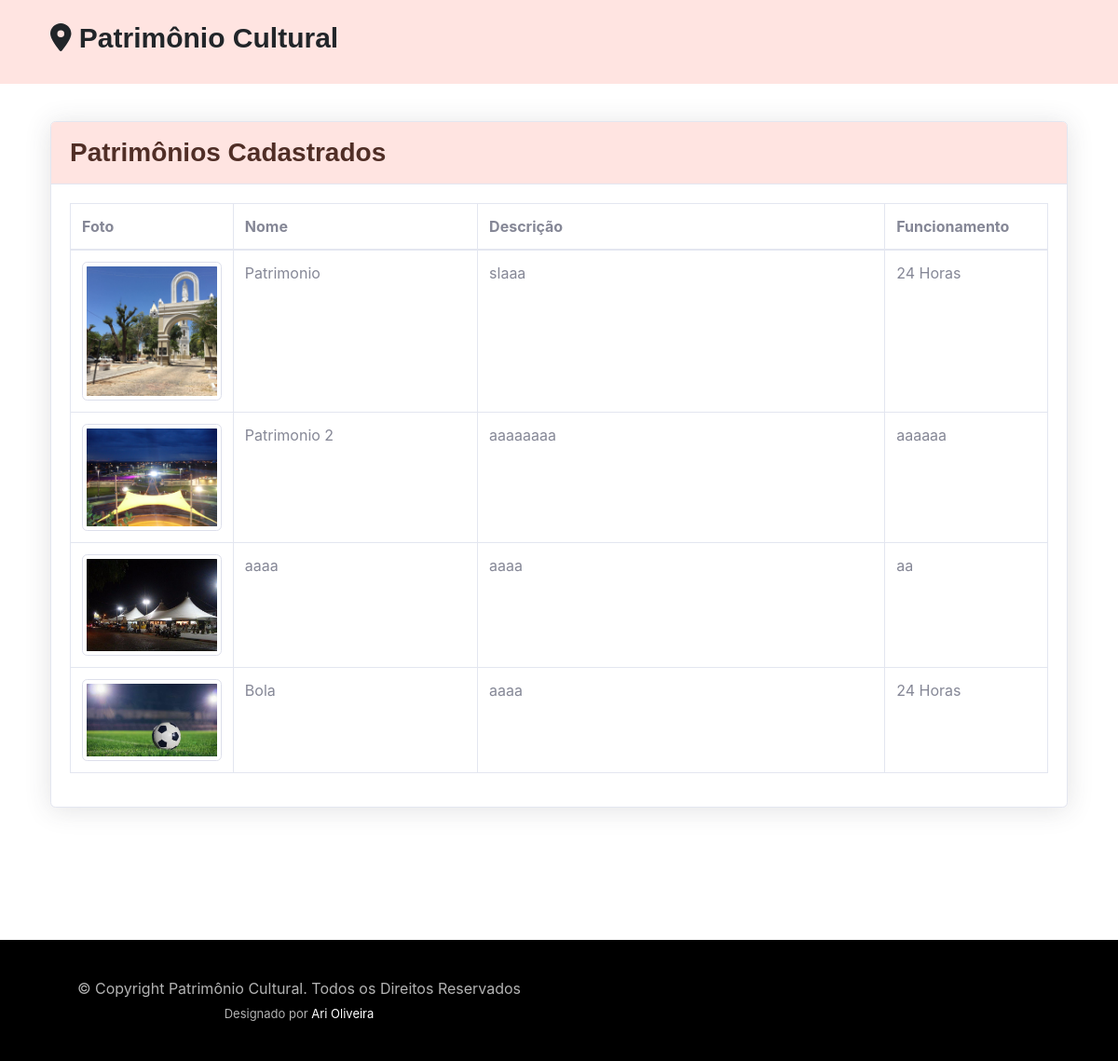
Before: /readPatrimonio/ with the older database file.
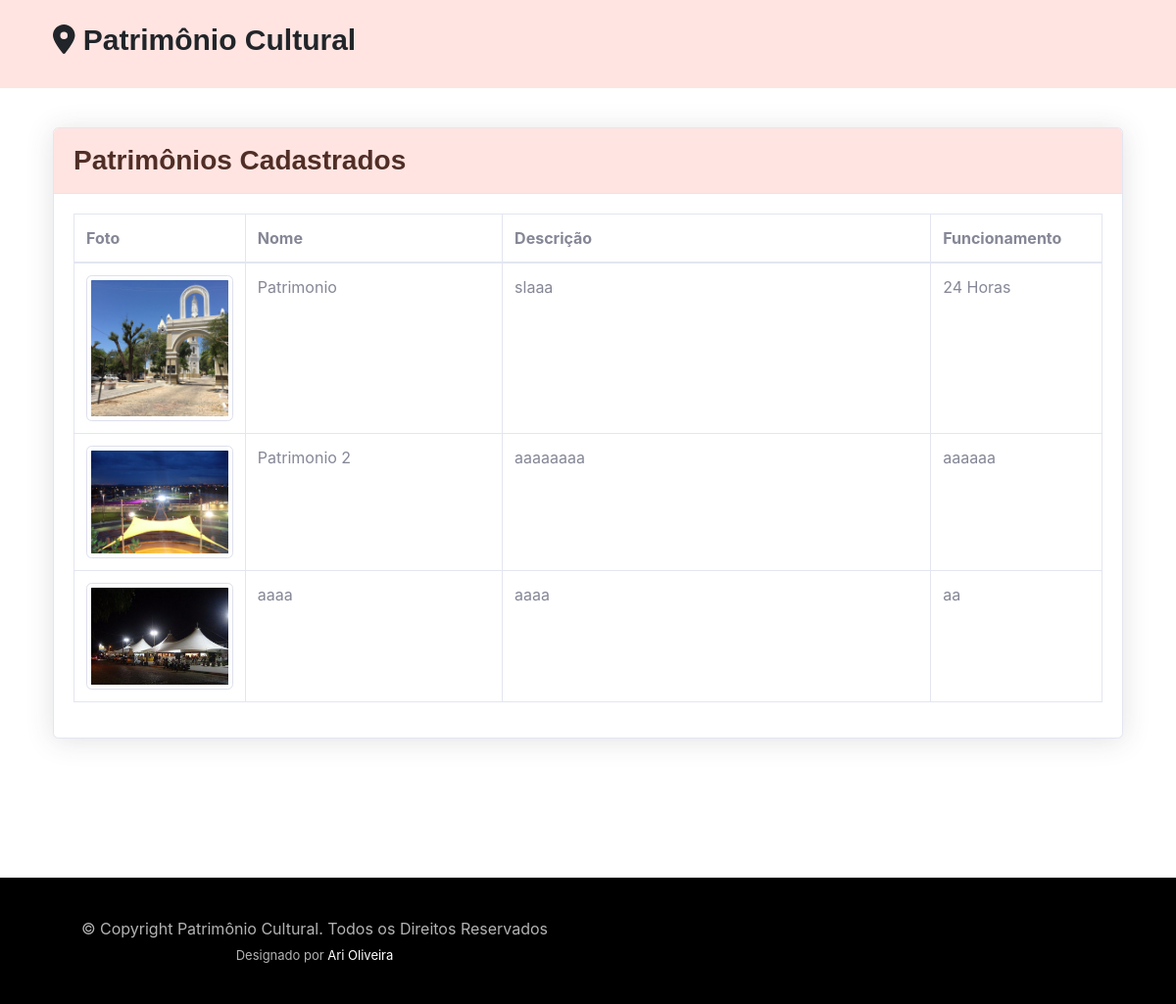
After: the same page with the newer database file.
### PC/models.py (models this page shows, shortened)
class Patrimonio(models.Model):
    codigo = models.AutoField(primary_key=True)
    usuario = models.ForeignKey(Usuario, on_delete=models.CASCADE)
    nome = models.CharField(max_length=100)
    descricao = models.TextField(max_length=400)
    cidade = models.CharField(max_length=100)
    bairro = models.CharField(max_length=100)
    logradouro = models.CharField(max_length=100)
    numero = models.CharField(max_length=16)
    datainauguracao = models.DateField(null=True, blank=True)
    funcionamento = models.CharField(max_length=100)
    curiosidades = models.TextField(null=True, blank=True)
    foto = models.ImageField(upload_to="img", null=True, blank=True)

### PC/views.py (the view)
# urls.py: path('readPatrimonio/', readP, name='url_readP'),
def readP(request):
    patr = Patrimonio.objects.all()
    pacote = {"patrimonios": patr}
    return render(request, "readP.html", pacote)

### PC/templates/readP.html (shortened to what this page needs)
{% extends request.user.is_authenticated|yesno:'layouts/layout.html,layouts/index.html' %}
  {% block botao %}
  {% load permission_tags %}
  {% endblock %}
{% block conteudo %}
<section class="category-section" >
  <div class="container" data-aos="fade-up">
    <div class="row mb-5">
      <div class="d-md-flex post-entry-2 half">
        <div class="card shadow mb-4">
          <div class="card-header py-3  bg-rosa">
              <h3 class="m-0 font-weight-bold text-logo">Patrimônios Cadastrados</h3>
          </div>
          <div class="card-body">
              <div class="table-responsive">
                  <table class="table table-bordered" id="dataTable" width="100%" cellspacing="0">
                      <thead>
                          <tr>
                              <th class="col-2">Foto</th>
                              <th class="col-3">Nome</th>
                              <th>Descrição</th>
                              {%if user.is_authenticated %}
                              <th class="col-2">Ações</th>
                              {% else %}
                              <th class="col-2">Funcionamento</th>
                              {% endif %}
                          </tr>
                      </thead>
                      <tbody>
                        {% for i in patrimonios %}
                          <tr>
                              <td><a href="{% url 'url_showP' i.codigo %}"><img src="{{ i.foto.url }}" class="img-fluid img-thumbnail"></a></td>
                              <td>{{ i.nome }}</td>
                              <td>{{ i.descricao }}</td>
                              {%if user.is_authenticated %}
                              <td>
                                <a href="{% url 'url_showP' i.codigo %}"><button class="btn btn-circle bg-marrom text-white"><i class="fas fa-info btn-lg"></i></button></a>
                                {% if user|can:'editar_patrimonio' %}
                                <a href="{% url 'url_updateP' i.codigo %}"><button class="btn btn-circle bg-logo text-white"><i class="fas fa-pen btn-lg"></i></button></a>
                                {% endif %}
                                {% if user|can:'remover_patrimonio' %}
                                <a href="{% url 'url_delP' i.codigo %}"><button class="btn btn-circle bg-laranja text-white"><i class="fas fa-trash btn-lg"></i></button></a>
                                {% endif %}
                              </td>
                              {% else %}
                              <td>{{ i.funcionamento }}</td>
                              {% endif %}
                          </tr>
                        {% endfor %}
                      </tbody>
                  </table>
              </div>
          </div>
        </div>
      </div>
    </div>
  </div>
</section>
{% endblock %}

Changed rows visible on the page:
removed Patrimonio: foto (picture), nome "Bola", descricao "aaaa", funcionamento "24 Horas"
